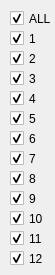
<?xml version="1.0" encoding="UTF-8"?>
<ui version="4.0">
 <class>BTform</class>
 <widget class="QWidget" name="BTform">
  <property name="geometry">
   <rect>
    <x>0</x>
    <y>0</y>
    <width>55</width>
    <height>275</height>
   </rect>
  </property>
  <property name="windowTitle">
   <string>Form</string>
  </property>
  <widget class="QCheckBox" name="checkBox_bt10">
   <property name="geometry">
    <rect>
     <x>10</x>
     <y>210</y>
     <width>70</width>
     <height>17</height>
    </rect>
   </property>
   <property name="text">
    <string>10</string>
   </property>
   <property name="checked">
    <bool>true</bool>
   </property>
  </widget>
  <widget class="QCheckBox" name="checkBox_bt2">
   <property name="geometry">
    <rect>
     <x>10</x>
     <y>50</y>
     <width>70</width>
     <height>17</height>
    </rect>
   </property>
   <property name="text">
    <string>2</string>
   </property>
   <property name="checked">
    <bool>true</bool>
   </property>
  </widget>
  <widget class="QCheckBox" name="checkBox_bt9">
   <property name="geometry">
    <rect>
     <x>10</x>
     <y>190</y>
     <width>70</width>
     <height>17</height>
    </rect>
   </property>
   <property name="text">
    <string>9</string>
   </property>
   <property name="checked">
    <bool>true</bool>
   </property>
  </widget>
  <widget class="QCheckBox" name="checkBox_bt5">
   <property name="geometry">
    <rect>
     <x>10</x>
     <y>110</y>
     <width>70</width>
     <height>17</height>
    </rect>
   </property>
   <property name="text">
    <string>5</string>
   </property>
   <property name="checked">
    <bool>true</bool>
   </property>
  </widget>
  <widget class="QCheckBox" name="checkBox_bt4">
   <property name="geometry">
    <rect>
     <x>10</x>
     <y>90</y>
     <width>70</width>
     <height>17</height>
    </rect>
   </property>
   <property name="text">
    <string>4</string>
   </property>
   <property name="checked">
    <bool>true</bool>
   </property>
  </widget>
  <widget class="QCheckBox" name="checkBox_bt8">
   <property name="geometry">
    <rect>
     <x>10</x>
     <y>170</y>
     <width>70</width>
     <height>17</height>
    </rect>
   </property>
   <property name="text">
    <string>8</string>
   </property>
   <property name="checked">
    <bool>true</bool>
   </property>
  </widget>
  <widget class="QCheckBox" name="checkBox_bt6">
   <property name="geometry">
    <rect>
     <x>10</x>
     <y>130</y>
     <width>70</width>
     <height>17</height>
    </rect>
   </property>
   <property name="text">
    <string>6</string>
   </property>
   <property name="checked">
    <bool>true</bool>
   </property>
  </widget>
  <widget class="QCheckBox" name="checkBox_bt_all">
   <property name="geometry">
    <rect>
     <x>10</x>
     <y>10</y>
     <width>70</width>
     <height>17</height>
    </rect>
   </property>
   <property name="text">
    <string>ALL</string>
   </property>
   <property name="checked">
    <bool>true</bool>
   </property>
  </widget>
  <widget class="QCheckBox" name="checkBox_bt1">
   <property name="geometry">
    <rect>
     <x>10</x>
     <y>30</y>
     <width>70</width>
     <height>17</height>
    </rect>
   </property>
   <property name="text">
    <string>1</string>
   </property>
   <property name="checked">
    <bool>true</bool>
   </property>
  </widget>
  <widget class="QCheckBox" name="checkBox_bt7">
   <property name="geometry">
    <rect>
     <x>10</x>
     <y>150</y>
     <width>70</width>
     <height>17</height>
    </rect>
   </property>
   <property name="text">
    <string>7</string>
   </property>
   <property name="checked">
    <bool>true</bool>
   </property>
  </widget>
  <widget class="QCheckBox" name="checkBox_bt3">
   <property name="geometry">
    <rect>
     <x>10</x>
     <y>70</y>
     <width>70</width>
     <height>17</height>
    </rect>
   </property>
   <property name="text">
    <string>3</string>
   </property>
   <property name="checked">
    <bool>true</bool>
   </property>
  </widget>
  <widget class="QCheckBox" name="checkBox_bt11">
   <property name="geometry">
    <rect>
     <x>10</x>
     <y>230</y>
     <width>70</width>
     <height>17</height>
    </rect>
   </property>
   <property name="text">
    <string>11</string>
   </property>
   <property name="checked">
    <bool>true</bool>
   </property>
  </widget>
  <widget class="QCheckBox" name="checkBox_bt12">
   <property name="geometry">
    <rect>
     <x>10</x>
     <y>250</y>
     <width>70</width>
     <height>17</height>
    </rect>
   </property>
   <property name="text">
    <string>12</string>
   </property>
   <property name="checked">
    <bool>true</bool>
   </property>
  </widget>
 </widget>
 <resources/>
 <connections/>
</ui>
